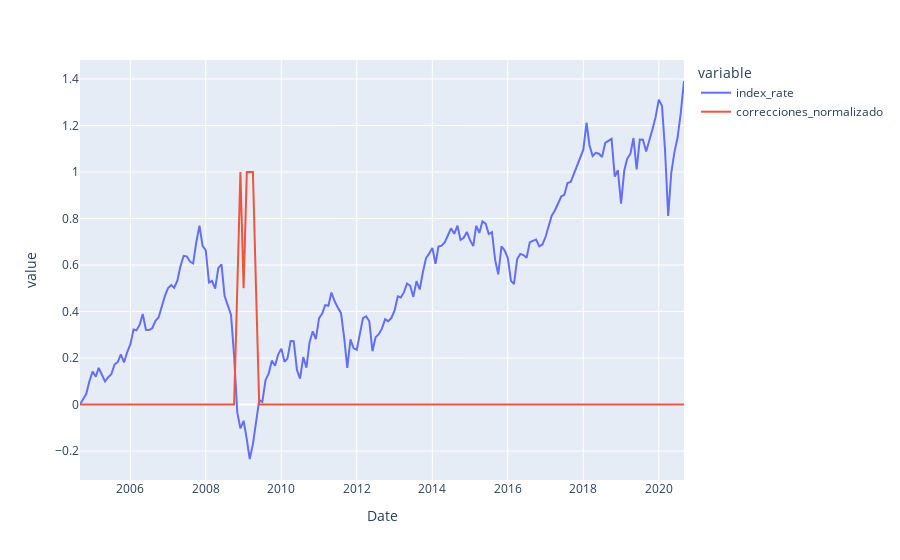

Here is the notebook cell this chart was saved with:
### Code cell
df_plot = pd.DataFrame(index=df.index)

df_plot['index_rate'] = index_rate
scale = correcciones.max() if correcciones.max() != 0 else 1
df_plot['correcciones_normalizado'] = correcciones / scale

fig = px.line(df_plot)
fig.show('svg')

### Figure 1 — Plotly figure (JSON) as saved in the notebook; plotly's stock layout.template omitted (floating-point values rounded to 4 significant figures; data arrays with more than 128 entries replaced by an {"elided": "..."} marker saying what was removed)
{"data": [{"hovertemplate": "variable=index_rate<br>Date=%{x}<br>value=%{y}<extra></extra>", "legendgroup": "index_rate", "line": {"color": "#636efa", "dash": "solid"}, "marker": {"symbol": "circle"}, "mode": "lines", "name": "index_rate", "orientation": "v", "showlegend": true, "type": "scatter", "x": {"elided": "193 str values"}, "xaxis": "x", "y": {"elided": "193 float values"}, "yaxis": "y"}, {"hovertemplate": "variable=correcciones_normalizado<br>Date=%{x}<br>value=%{y}<extra></extra>", "legendgroup": "correcciones_normalizado", "line": {"color": "#EF553B", "dash": "solid"}, "marker": {"symbol": "circle"}, "mode": "lines", "name": "correcciones_normalizado", "orientation": "v", "showlegend": true, "type": "scatter", "x": {"elided": "193 str values"}, "xaxis": "x", "y": {"elided": "193 float values"}, "yaxis": "y"}], "layout": {"legend": {"title": {"text": "variable"}, "tracegroupgap": 0}, "margin": {"t": 60}, "xaxis": {"anchor": "y", "domain": [0, 1], "title": {"text": "Date"}}, "yaxis": {"anchor": "x", "domain": [0, 1], "title": {"text": "value"}}}}
